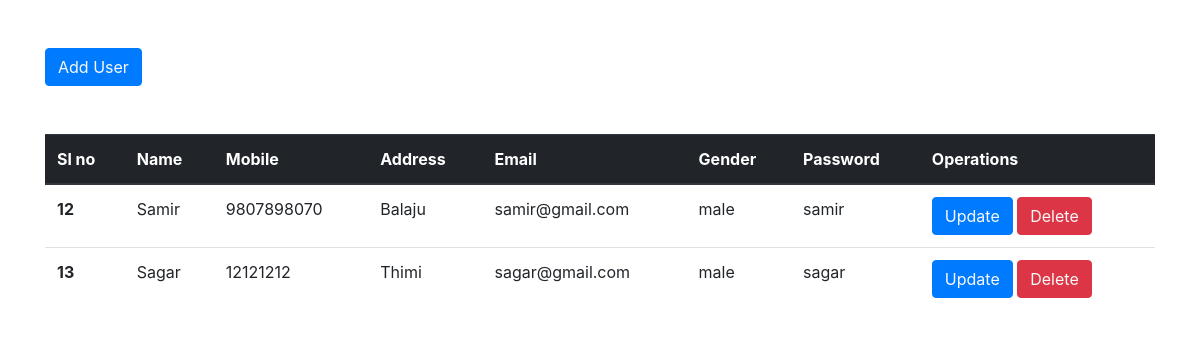
The page /php/display.php on the database as committed earlier.
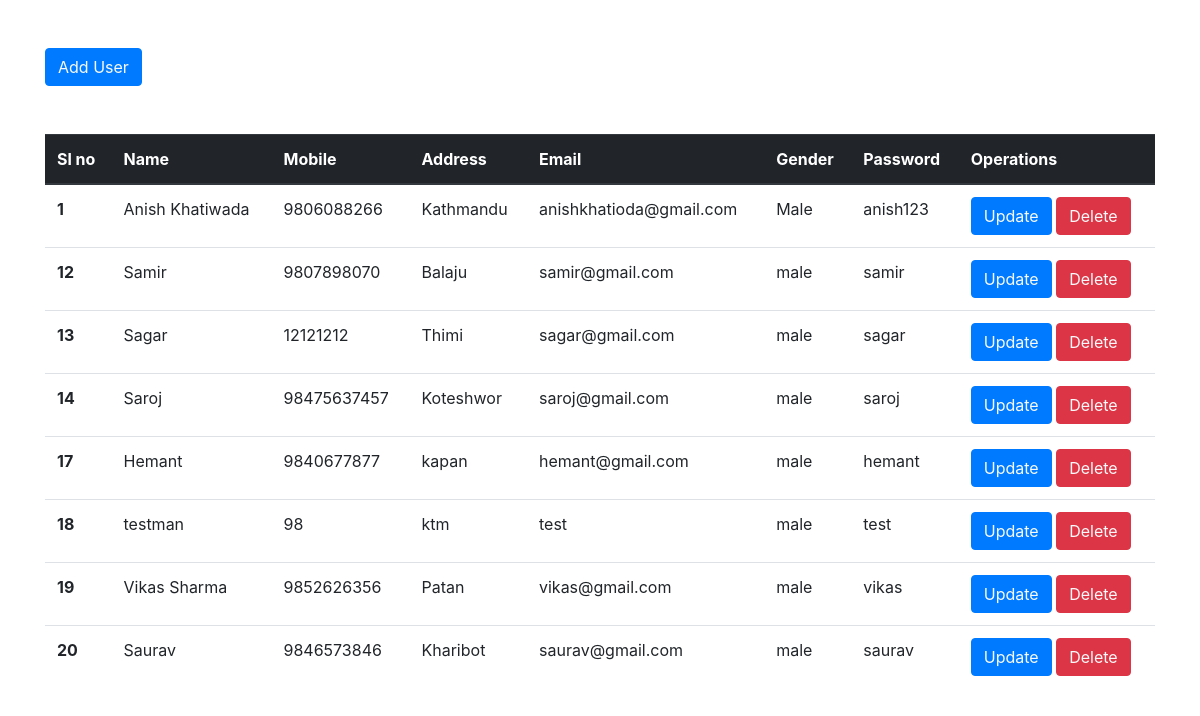
The same page on the database as committed later.
### tables this page shows
CREATE TABLE `user` (
  `Id` int(11) NOT NULL,
  `owner_of` int(10) UNSIGNED NOT NULL DEFAULT 0,
  `Name` varchar(50) NOT NULL,
  `MobileNumber` bigint(20) NOT NULL,
  `Address` varchar(50) NOT NULL,
  `Email` varchar(50) NOT NULL,
  `Gender` varchar(10) NOT NULL,
  `Password` varchar(50) NOT NULL,
  `pic` varchar(255) NOT NULL DEFAULT 'images/user.png'
);

### php/display.php (the view, shortened to what this page needs)
<?php
include "connect.php";
?>
<!DOCTYPE html>
<html lang="en">
<head>
    <link rel="stylesheet" href="https://cdn.jsdelivr.net/npm/bootstrap@4.0.0/dist/css/bootstrap.min.css" >
</head>
<body>
   <div class = "container">
    <button class="btn btn-primary my-5"><a href="user.php" class="text-light">Add User</a></button>
    <table class="table">
  <thead class="thead-dark">
    <tr>
      <th scope="col">Sl no</th>
      <th scope="col">Name</th>
      <th scope="col">Mobile</th>
      <th scope="col">Address</th>
      <th scope="col">Email</th>
      <th scope="col">Gender</th>
      <th scope="col">Password</th>
      <th scope="col">Operations</th>
    </tr>
  </thead>
  <tbody>
  <?php
$sql="Select * from `user`";
$result=mysqli_query($conn,$sql);
if($result){
   while( $row=mysqli_fetch_assoc($result)){
    $id = $row['Id'];
    $name=$row['Name'];
    $mobile=$row['MobileNumber'];
    $address=$row['Address'];
    $email=$row['Email'];
    $gender = $row['Gender'];
    $password=$row['Password'];
    echo '<tr>
        <th scope="row">'.$id.'</th>
        <td>'.$name.'</td>
        <td>'.$mobile.'</td>
        <td>'.$address.'</td>
        <td>'.$email.'</td>
        <td>'.$gender.'</td>
        <td>'.$password.'</td>
        <td>
        <button class ="btn btn-primary"><a href="update.php? update_id='.$id.'" class="text-light">Update</a></button>
        <button class ="btn btn-danger"><a href="delete.php? delete_id='.$id.'" class="text-light">Delete</a></button>
        </td>
        </tr>';
   }
}
?>
  </tbody>
</table>
</div>
</body>
</html>

Rows that differ between the two databases and show on the page:
added user: Id "1", Name "Anish Khatiwada", MobileNumber "9806088266", Address "Kathmandu", Email "anishkhatioda@gmail.com", Gender "Male", Password "anish123"
added user: Id "14", Name "Saroj", MobileNumber "98475637457", Address "Koteshwor", Email "saroj@gmail.com", Gender "male", Password "saroj"
added user: Id "17", Name "Hemant", MobileNumber "9840677877", Address "kapan", Email "hemant@gmail.com", Gender "male", Password "hemant"
added user: Id "18", Name "testman", MobileNumber "98", Address "ktm", Email "test", Gender "male", Password "test"
added user: Id "19", Name "Vikas Sharma", MobileNumber "9852626356", Address "Patan", Email "vikas@gmail.com", Gender "male", Password "vikas"
added user: Id "20", Name "Saurav", MobileNumber "9846573846", Address "Kharibot", Email "saurav@gmail.com", Gender "male", Password "saurav"
